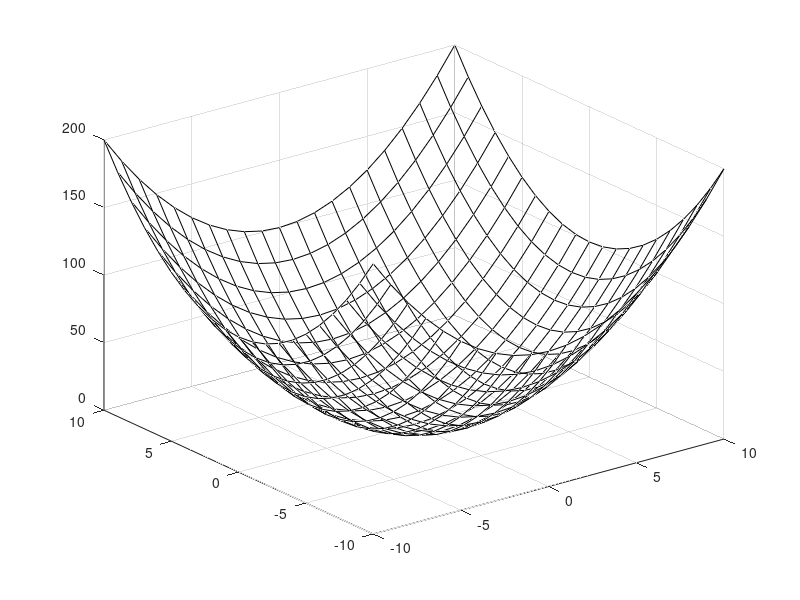

This chart was generated by the following MATLAB code: (Note: this script raises an error after producing the figure.)
clear all
close all
clc

x=-10:1:10;
y=-10:1:10;

alpha=0.02;

[X Y] = meshgrid(x,y);
Z = X.^2 + Y.^2;

surf(X,Y,Z,'FaceAlpha','flat','AlphaDataMapping','scaled','AlphaData',gradient(Z))
ezsurf(Z,[-10 10])
hold on;
colormap('default');
meshgrid off


x0 = zeros(1000,2);

%x0(1,:) = randint(1,2,10);
x0(1,:) = [10 10];
x0(1,:)
plot3(x0(1,1),x0(1,2),(x0(1,1).^2 + x0(1,2).^2),'m*','MarkerSize',20);

i=2;
while(1)
    pause
    % Gradient descent equation..
    x0(i,:) = x0(i-1,:) - alpha.*2.*(x0(i-1,:));
    x0(i,:)
    plot3(x0(i,1),x0(i,2),(x0(i,1).^2 + x0(i,2).^2),'m*','MarkerSize',20)
    i=i+1;    
end